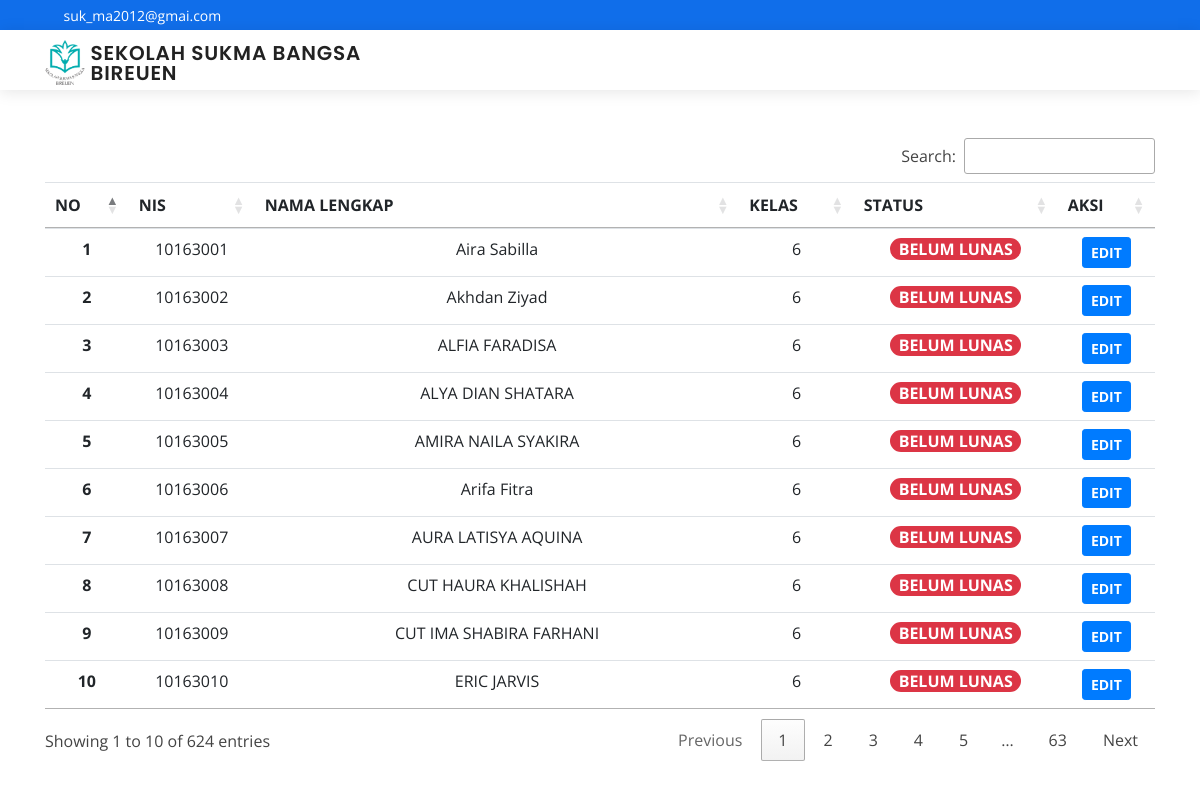
Screenshot of /index.php/hal/edit with the database file from the repository.
### tables this page shows
CREATE TABLE `data` (
  `nis` varchar(15) NOT NULL,
  `nama` varchar(255) NOT NULL,
  `kelas` varchar(30) NOT NULL,
  `id_rombel` varchar(11) NOT NULL,
  `jenjang` varchar(255) NOT NULL,
  `status` varchar(20) NOT NULL,
  `keterangan` varchar(255) NOT NULL,
  `jumlah_bulan` varchar(11) NOT NULL,
  `bpp_per_bulan` varchar(10) NOT NULL,
  `total` varchar(10) NOT NULL
);

### application/controllers/Hal.php (called while the page is built, shortened)
<?php
class Hal extends CI_Controller {
	public function edit(){
        $data['edit'] = $this->M_ppdb->tampilsiswa2()->result();
            $this->load->view('edit',$data);
	}
}

### index.php (called while the page is built, shortened)
<?php
require_once BASEPATH.'core/CodeIgniter.php';

### application/models/M_ppdb.php (called while the page is built, shortened)
<?php
class M_ppdb extends CI_Model
{
    public function tampilsiswa2()
    {
        return $this->db->query("SELECT * FROM data");
    }
}

### application/views/edit.php (the view, shortened to what this page needs)
<!doctype html>
<html lang="en">
  <head>
    <link rel="stylesheet" href="https://cdn.jsdelivr.net/npm/bootstrap@4.5.3/dist/css/bootstrap.min.css">
    <link rel="stylesheet" href="https://cdn.jsdelivr.net/npm/bootstrap-select@1.13.14/dist/css/bootstrap-select.min.css">
  <link href="<?=base_url()?>assets/vendor/bootstrap/css/bootstrap.min.css" rel="stylesheet">
  <link href="<?=base_url()?>assets/vendor/icofont/icofont.min.css" rel="stylesheet">
  <link href="<?=base_url()?>assets/vendor/boxicons/css/boxicons.min.css" rel="stylesheet">
  <link href="<?=base_url()?>assets/vendor/owl.carousel/assets/owl.carousel.min.css" rel="stylesheet">
  <link href="<?=base_url()?>assets/vendor/venobox/venobox.css" rel="stylesheet">
  <link href="<?=base_url()?>assets/vendor/aos/aos.css" rel="stylesheet">
  <link href="https://cdn.datatables.net/1.10.24/css/dataTables.bootstrap4.min.css" rel="stylesheet">
  <link rel="stylesheet" type="text/css" href="//cdn.datatables.net/1.10.22/css/jquery.dataTables.min.css">
  <link href="<?=base_url()?>assets/css/style.css" rel="stylesheet">
  </head>
  <body  >
  <div id="topbar" class="d-none d-lg-flex align-items-center">
    <div class="container d-flex">
      <div class="contact-info mr-auto">
      <i class="icofont-envelope"></i> <a>suk_ma2012@gmai.com</a>
      </div>
      <div class="social-links">
        <a href="#" class="twitter"><i class="icofont-twitter"></i></a>
        <a href="#" class="facebook"><i class="icofont-facebook"></i></a>
        <a href="#" class="instagram"><i class="icofont-instagram"></i></a>
        <a href="#" class="skype"><i class="icofont-skype"></i></a>
        <a href="#" class="linkedin"><i class="icofont-linkedin"></i></i></a>
      </div>
    </div>
  </div>
  <header id="header">
    <div class="container d-flex align-items-center">
    <img class="d-print-none" src="<?=base_url()?>assets22/img/favicon.png" alt="" width="40px"><h2  class="logo mr-auto d-print-none"><a href="<?=base_url()?>">&nbsp;SEKOLAH SUKMA BANGSA<br>&nbsp;BIREUEN<span></span></a></h2></img>
    </div>
  </header>
    <div class="container text-center">
    <br>
</div>
<br>
    <div class="container">
    <table class="table table-hover" id="example">
          <thead class="text-center">
            <tr>
              <th scope="col">NO</th>
              <th scope="col">NIS</th>
              <th scope="col">NAMA LENGKAP</th>
              <th scope="col">KELAS</th>
              <th scope="col">STATUS</th>
              <th scope="col" >AKSI</th>
            </tr>
          </thead>
          <tbody>
          <?php $i = 1;
	        foreach ($edit as $data) : ?>
		<tr class="nomor text-center">
            <th scope="row"><?php echo $i ;?></th>
            <td><?php echo $data->nis;?></td>
            <td><?php echo $data->nama;?></td>
            <td><?php echo $data->kelas;?></td>
    <?php
    $status= $data->status;
      if ($status=="Antrian") {
        $class="btn-warning";
      }elseif($status=="Diterima"){
        $class="btn-info";
      }
      else{
        $class="btn-danger";
      }
    ?>
            <td><a class="font-weight-bold text-uppercase <?= $class;?> rounded-pill" href="#" role="button">&nbsp&nbsp<?php echo $data->status?>&nbsp&nbsp</a></td>
            <td><?php echo anchor('hal/editstatus/'.$data->nis,'<div class="btn btn-primary btn-sm"><b>EDIT</b></div>')?></td>
		</tr>
		<?php $i++; ?>
	<?php endforeach ;?>
          </tbody>
        </table>
    </div>
  </body>
</html>

### assets/css/style.css (style rules this page uses)
body { font-family: "Open Sans", sans-serif; color: #444444; }
a { color: #106eea; }
h1, h2, h3, h4, h5, h6 { font-family: "Roboto", sans-serif; }
#topbar { background: #106eea; height: 30px; font-size: 14px; transition: all 1s; color: #fff; }
#topbar .contact-info a { line-height: 1; color: #fff; transition: 0.3s; }
#topbar .contact-info i { padding-right: 4px; margin-left: 15px; }
#topbar .contact-info i:first-child { margin-left: 0; }
#topbar .social-links a { color: rgba(255, 255, 255, 0.6); padding-left: 15px; display: inline-block; line-height: 1px; transition: 0.3s; }
#header { background: #fff; transition: all 1s; z-index: 900; padding: 10px 0; top: 0px; height: 60px; box-shadow: 0px 2px 15px rgba(0, 0, 0, 0.1); }
#header .logo { font-size: 20px; margin: 0; padding: 0; line-height: 1; font-weight: 600; letter-spacing: 0.8px; font-family: "Poppins", sans-serif; }
#header .logo a { color: #222222; }

### rows the page displays
data: nis "10163001", nama "Aira Sabilla", kelas "6", status "BELUM LUNAS", nis "EDIT"
data: nis "10163002", nama "Akhdan Ziyad", kelas "6", status "BELUM LUNAS", nis "EDIT"
data: nis "10163003", nama "ALFIA FARADISA", kelas "6", status "BELUM LUNAS", nis "EDIT"
data: nis "10163004", nama "ALYA DIAN SHATARA", kelas "6", status "BELUM LUNAS", nis "EDIT"
data: nis "10163005", nama "AMIRA NAILA SYAKIRA", kelas "6", status "BELUM LUNAS", nis "EDIT"
data: nis "10163006", nama "Arifa Fitra", kelas "6", status "BELUM LUNAS", nis "EDIT"
data: nis "10163007", nama "AURA LATISYA AQUINA", kelas "6", status "BELUM LUNAS", nis "EDIT"
data: nis "10163008", nama "CUT HAURA KHALISHAH", kelas "6", status "BELUM LUNAS", nis "EDIT"
data: nis "10163009", nama "CUT IMA SHABIRA FARHANI", kelas "6", status "BELUM LUNAS", nis "EDIT"
data: nis "10163010", nama "ERIC JARVIS", kelas "6", status "BELUM LUNAS", nis "EDIT"
